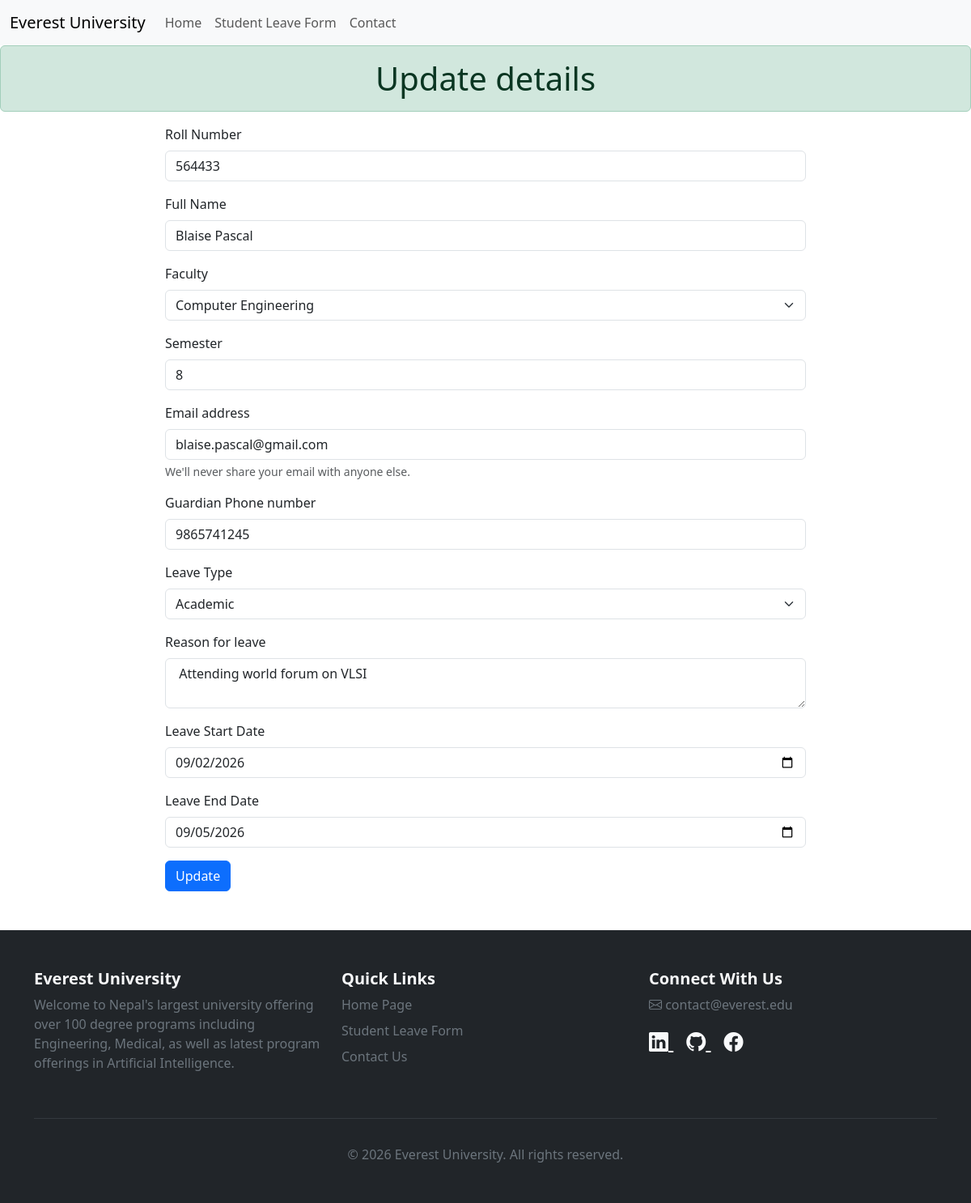
The app's page /edit/7 with its own data.
### main/models.py (models this page shows)
class StudentLeave(models.Model):
    roll_number = models.CharField(max_length=6, unique=True)
    full_name = models.CharField(max_length=100)
    faculty = models.CharField(max_length=100)
    semester = models.PositiveBigIntegerField()
    start_date = models.DateField()
    end_date = models.DateField()
    leave_type = models.CharField(max_length=50)
    reason = models.TextField()
    guardian_contact = models.CharField(max_length=14)
    student_mail = models.EmailField()
    is_delete = models.BooleanField(default=False)
    deleted_time = models.DateTimeField(null = True)

### main/views.py (the view, shortened to what this page needs)
# urls.py: path('edit/<int:id>' , edit, name='edit'),
def edit(request, id):
    data = StudentLeave.objects.get(id=id)
    return render(request, 'main/edit.html', {'data' : data})

### main/templates/main/edit.html (shortened to what this page needs)
{% extends 'base.html' %}
{% block content %}
<h1 class="alert alert-success text-center">Update details</h1>
<div class="row">
    <div class="col-2"></div>
    <div class="col-8">
        <form method="POST" action="{% url 'edit' data.id %}">
            <div class="mb-3">
                <label for="exampleInputRollNumber1" class="form-label">Roll Number</label>
                <input type="number" value= "{{data.roll_number}}" name="roll_number" class="form-control" id="roll_number">
            </div>
            <div class="mb-3">
                <label for="exampleInputFullName1" class="form-label">Full Name</label>
                <input type="text" value="{{data.full_name}}" name="full_name" class="form-control" id="full_name">
            </div>
            <div class="mb-3">
                <label for="faculty" class="form-label">Faculty</label>
                <select name="faculty" id="faculty" class="form-select">
                    <option value="Computer Engineering"
                        {% if data.faculty == "Computer Engineering" %}selected{% endif %}>
                        Computer Engineering
                    </option>
                </select>
            </div>
            <div class="mb-3">
                <label for="exampleInputPassword1" class="form-label">Semester</label>
                <input type="number" value="{{data.semester}}" name="semester" class="form-control" id="semester">
            </div>
            <div class="mb-3">
                <label for="exampleInputEmail1" class="form-label">Email address</label>
                <input type="email" value="{{data.student_mail}}"" name="student_mail" class="form-control" id="student_mail" aria-describedby="emailHelp">
                <div id="emailHelp" class="form-text">We'll never share your email with anyone else.</div>
            </div>
            <div class="mb-3">
                <label for="exampleInputGuardianContact" class="form-label">Guardian Phone number</label>
                <input type="number" value="{{data.guardian_contact}}" name="guardian_contact" class="form-control" id="guardian_contact">
            </div>
            <div class="mb-3">
                <label for="leave_type" class="form-label">Leave Type</label>
                <select name="leave_type" id="leave_type" class="form-select">
                    <option value="Academic"
                        {% if data.leave_type == "Academic" %}selected{% endif %}>
                        Academic
                    </option>
                </select>
            </div>
            <div class="mb-3">
                <label for="exampleInputPassword1" class="form-label">Reason for leave</label>
                <textarea name="reason" class="form-control" id="reason">{{data.reason}}</textarea>
            </div>
            <div class="mb-3">
                <label for="exampleInputStartDate" class="form-label">Leave Start Date</label>
                <input type="date" value="{{data.start_date|date:'Y-m-d'}}" name="start_date" class="form-control" id="start_date">
            </div>
            <div class="mb-3">
                <label for="exampleInputEndDate" class="form-label">Leave End Date</label>
                <input type="date" value="{{data.end_date|date:'Y-m-d'}}" name="end_date" class="form-control" id="end_date">
            </div>
            <button type="submit" class="btn btn-primary">Update</button>
        </form>
    </div>
    <div class="col-2"></div>
</div>
{% endblock %}

### records on screen
StudentLeave: roll_number "564433", full_name "Blaise Pascal", faculty "Computer Engineering", semester "8", student_mail "blaise.pascal@gmail.com", guardian_contact "9865741245", leave_type "Academic", reason "Attending world forum on VLSI", start_date "09/02/2026", end_date "09/05/2026"
